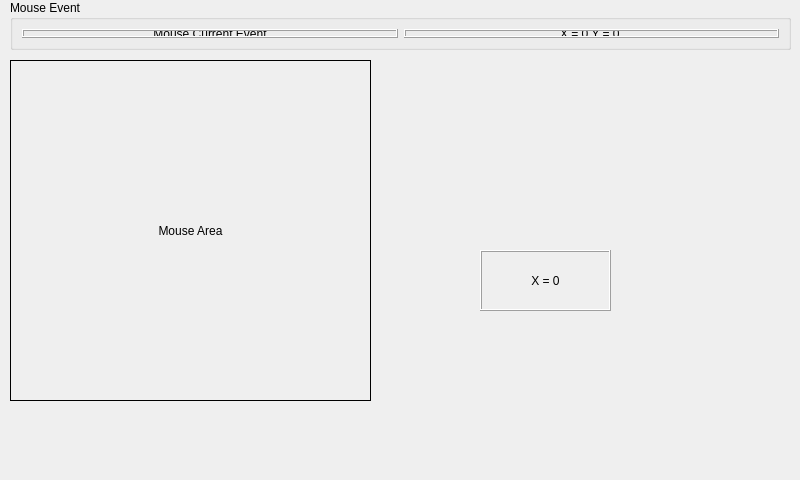
<?xml version="1.0" encoding="UTF-8"?>
<ui version="4.0">
 <class>Widget</class>
 <widget class="QWidget" name="Widget">
  <property name="geometry">
   <rect>
    <x>0</x>
    <y>0</y>
    <width>800</width>
    <height>480</height>
   </rect>
  </property>
  <property name="windowTitle">
   <string>Widget</string>
  </property>
  <widget class="myQLabel" name="lbMouse">
   <property name="geometry">
    <rect>
     <x>10</x>
     <y>60</y>
     <width>361</width>
     <height>341</height>
    </rect>
   </property>
   <property name="mouseTracking">
    <bool>true</bool>
   </property>
   <property name="frameShape">
    <enum>QFrame::Box</enum>
   </property>
   <property name="text">
    <string>Mouse Area</string>
   </property>
   <property name="alignment">
    <set>Qt::AlignCenter</set>
   </property>
  </widget>
  <widget class="QGroupBox" name="groupBox">
   <property name="geometry">
    <rect>
     <x>10</x>
     <y>0</y>
     <width>781</width>
     <height>50</height>
    </rect>
   </property>
   <property name="title">
    <string>Mouse Event</string>
   </property>
   <layout class="QHBoxLayout" name="horizontalLayout">
    <item>
     <widget class="QLabel" name="lbMouse_Current_Event">
      <property name="frameShape">
       <enum>QFrame::Box</enum>
      </property>
      <property name="frameShadow">
       <enum>QFrame::Raised</enum>
      </property>
      <property name="text">
       <string>Mouse Current Event</string>
      </property>
      <property name="alignment">
       <set>Qt::AlignCenter</set>
      </property>
     </widget>
    </item>
    <item>
     <widget class="QLabel" name="lbMouse_Current_Pos">
      <property name="frameShape">
       <enum>QFrame::Box</enum>
      </property>
      <property name="frameShadow">
       <enum>QFrame::Raised</enum>
      </property>
      <property name="text">
       <string>X = 0 Y = 0 </string>
      </property>
      <property name="alignment">
       <set>Qt::AlignCenter</set>
      </property>
     </widget>
    </item>
   </layout>
  </widget>
  <widget class="myQLabel" name="lbBtnOnOff">
   <property name="geometry">
    <rect>
     <x>400</x>
     <y>70</y>
     <width>31</width>
     <height>31</height>
    </rect>
   </property>
   <property name="mouseTracking">
    <bool>true</bool>
   </property>
   <property name="frameShape">
    <enum>QFrame::NoFrame</enum>
   </property>
   <property name="text">
    <string/>
   </property>
   <property name="pixmap">
    <pixmap>images/btn_On.png</pixmap>
   </property>
   <property name="alignment">
    <set>Qt::AlignCenter</set>
   </property>
  </widget>
  <widget class="QLabel" name="label">
   <property name="geometry">
    <rect>
     <x>480</x>
     <y>250</y>
     <width>131</width>
     <height>61</height>
    </rect>
   </property>
   <property name="frameShape">
    <enum>QFrame::Box</enum>
   </property>
   <property name="frameShadow">
    <enum>QFrame::Raised</enum>
   </property>
   <property name="text">
    <string>X = 0</string>
   </property>
   <property name="alignment">
    <set>Qt::AlignCenter</set>
   </property>
  </widget>
 </widget>
 <customwidgets>
  <customwidget>
   <class>myQLabel</class>
   <extends>QLabel</extends>
   <header location="global">myqlabel.h</header>
  </customwidget>
 </customwidgets>
 <resources/>
 <connections/>
</ui>
